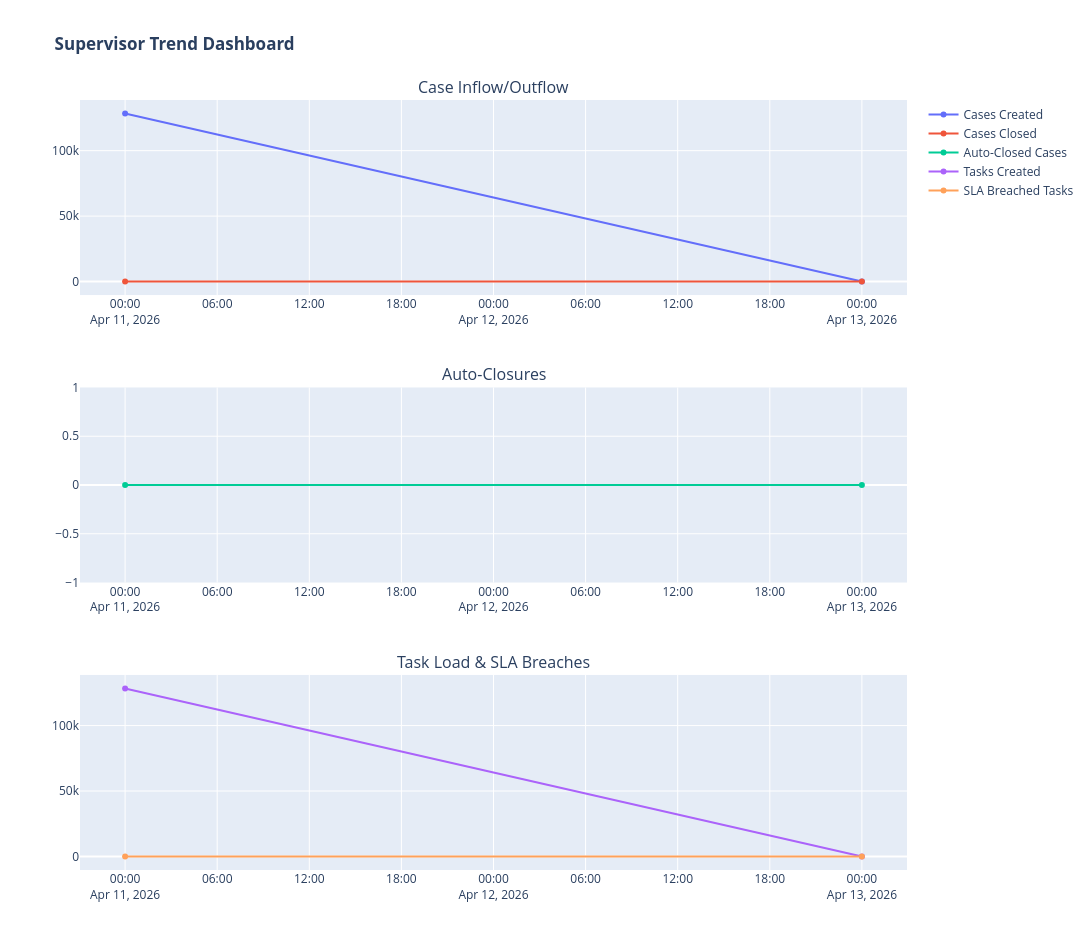

The notebook cell this image was saved under:
### Code cell
start_date, end_date = metrics["date_range"]
trend_df = compute_supervisor_trends(cases, tasks, period="day", start_date=start_date, end_date=end_date)
render_supervisor_trends(trend_df)

### Figure 1 — Plotly figure (JSON) as saved in the notebook; plotly's stock layout.template omitted (floating-point values rounded to 4 significant figures)
{"data": [{"mode": "lines+markers", "name": "Cases Created", "type": "scatter", "x": ["2026-04-11 00:00:00", "2026-04-13 00:00:00"], "xaxis": "x", "y": [128380, 1], "yaxis": "y"}, {"mode": "lines+markers", "name": "Cases Closed", "type": "scatter", "x": ["2026-04-11 00:00:00", "2026-04-13 00:00:00"], "xaxis": "x", "y": [0, 0], "yaxis": "y"}, {"mode": "lines+markers", "name": "Auto-Closed Cases", "type": "scatter", "x": ["2026-04-11 00:00:00", "2026-04-13 00:00:00"], "xaxis": "x2", "y": [0, 0], "yaxis": "y2"}, {"mode": "lines+markers", "name": "Tasks Created", "type": "scatter", "x": ["2026-04-11 00:00:00", "2026-04-13 00:00:00"], "xaxis": "x3", "y": [128377, 1], "yaxis": "y3"}, {"mode": "lines+markers", "name": "SLA Breached Tasks", "type": "scatter", "x": ["2026-04-11 00:00:00", "2026-04-13 00:00:00"], "xaxis": "x3", "y": [0, 0], "yaxis": "y3"}], "layout": {"annotations": [{"font": {"size": 16}, "showarrow": false, "text": "Case Inflow/Outflow", "x": 0.5, "xanchor": "center", "xref": "paper", "y": 1, "yanchor": "bottom", "yref": "paper"}, {"font": {"size": 16}, "showarrow": false, "text": "Auto-Closures", "x": 0.5, "xanchor": "center", "xref": "paper", "y": 0.6267, "yanchor": "bottom", "yref": "paper"}, {"font": {"size": 16}, "showarrow": false, "text": "Task Load & SLA Breaches", "x": 0.5, "xanchor": "center", "xref": "paper", "y": 0.2533, "yanchor": "bottom", "yref": "paper"}], "height": 950, "hovermode": "x unified", "showlegend": true, "title": {"text": "<b>Supervisor Trend Dashboard</b>"}, "width": 1400, "xaxis": {"anchor": "y", "domain": [0, 1]}, "xaxis2": {"anchor": "y2", "domain": [0, 1]}, "xaxis3": {"anchor": "y3", "domain": [0, 1]}, "yaxis": {"anchor": "x", "domain": [0.7467, 1]}, "yaxis2": {"anchor": "x2", "domain": [0.3733, 0.6267]}, "yaxis3": {"anchor": "x3", "domain": [0, 0.2533]}}}
